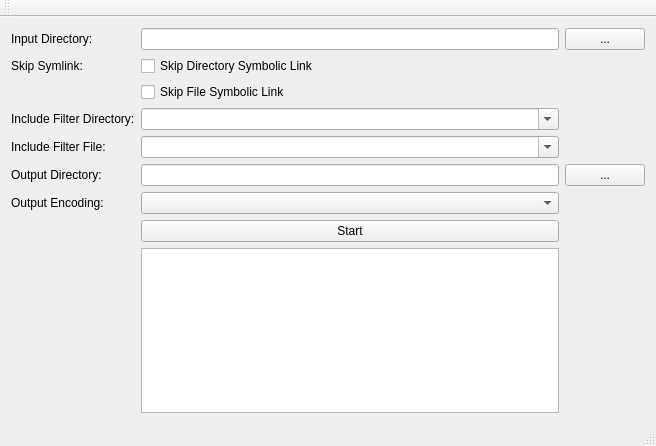
<?xml version="1.0" encoding="UTF-8"?>
<ui version="4.0">
 <class>MainWindow</class>
 <widget class="QMainWindow" name="MainWindow">
  <property name="geometry">
   <rect>
    <x>0</x>
    <y>0</y>
    <width>656</width>
    <height>446</height>
   </rect>
  </property>
  <property name="sizePolicy">
   <sizepolicy hsizetype="Fixed" vsizetype="Preferred">
    <horstretch>0</horstretch>
    <verstretch>0</verstretch>
   </sizepolicy>
  </property>
  <property name="windowTitle">
   <string>MainWindow</string>
  </property>
  <widget class="QWidget" name="centralWidget">
   <layout class="QGridLayout" name="gridLayout">
    <item row="7" column="1">
     <widget class="QPushButton" name="btnStart">
      <property name="text">
       <string>Start</string>
      </property>
     </widget>
    </item>
    <item row="6" column="0">
     <widget class="QLabel" name="lblEncoding">
      <property name="text">
       <string>Output Encoding:</string>
      </property>
      <property name="buddy">
       <cstring>cmbEncoding</cstring>
      </property>
     </widget>
    </item>
    <item row="8" column="1">
     <widget class="QPlainTextEdit" name="editLog"/>
    </item>
    <item row="6" column="1">
     <widget class="QComboBox" name="cmbEncoding"/>
    </item>
    <item row="5" column="2">
     <widget class="QPushButton" name="btnBrowseOutput">
      <property name="text">
       <string>...</string>
      </property>
     </widget>
    </item>
    <item row="5" column="0">
     <widget class="QLabel" name="lblOutput">
      <property name="text">
       <string>Output Directory:</string>
      </property>
      <property name="buddy">
       <cstring>lineOutput</cstring>
      </property>
     </widget>
    </item>
    <item row="5" column="1">
     <widget class="QLineEdit" name="lineOutput"/>
    </item>
    <item row="3" column="0">
     <widget class="QLabel" name="label_2">
      <property name="text">
       <string>Include Filter Directory:</string>
      </property>
      <property name="buddy">
       <cstring>comboBox</cstring>
      </property>
     </widget>
    </item>
    <item row="1" column="0">
     <widget class="QLabel" name="label">
      <property name="text">
       <string>Skip Symlink:</string>
      </property>
      <property name="buddy">
       <cstring>checkBox_2</cstring>
      </property>
     </widget>
    </item>
    <item row="1" column="1">
     <widget class="QCheckBox" name="checkBox_2">
      <property name="text">
       <string>Skip Directory Symbolic Link</string>
      </property>
     </widget>
    </item>
    <item row="2" column="1">
     <widget class="QCheckBox" name="checkBox">
      <property name="text">
       <string>Skip File Symbolic Link</string>
      </property>
     </widget>
    </item>
    <item row="3" column="1">
     <widget class="QComboBox" name="comboBox">
      <property name="editable">
       <bool>true</bool>
      </property>
     </widget>
    </item>
    <item row="0" column="0">
     <widget class="QLabel" name="lblInput">
      <property name="text">
       <string>Input Directory:</string>
      </property>
      <property name="buddy">
       <cstring>lineInput</cstring>
      </property>
     </widget>
    </item>
    <item row="0" column="1">
     <widget class="QLineEdit" name="lineInput"/>
    </item>
    <item row="0" column="2">
     <widget class="QPushButton" name="btnBrowseInput">
      <property name="sizePolicy">
       <sizepolicy hsizetype="Preferred" vsizetype="Preferred">
        <horstretch>0</horstretch>
        <verstretch>0</verstretch>
       </sizepolicy>
      </property>
      <property name="text">
       <string>...</string>
      </property>
      <property name="autoDefault">
       <bool>false</bool>
      </property>
      <property name="flat">
       <bool>false</bool>
      </property>
     </widget>
    </item>
    <item row="4" column="1">
     <widget class="QComboBox" name="comboBox_2">
      <property name="editable">
       <bool>true</bool>
      </property>
     </widget>
    </item>
    <item row="4" column="0">
     <widget class="QLabel" name="label_3">
      <property name="text">
       <string>Include Filter File:</string>
      </property>
      <property name="buddy">
       <cstring>comboBox_2</cstring>
      </property>
     </widget>
    </item>
   </layout>
  </widget>
  <widget class="QMenuBar" name="menuBar">
   <property name="geometry">
    <rect>
     <x>0</x>
     <y>0</y>
     <width>656</width>
     <height>18</height>
    </rect>
   </property>
  </widget>
  <widget class="QToolBar" name="mainToolBar">
   <attribute name="toolBarArea">
    <enum>TopToolBarArea</enum>
   </attribute>
   <attribute name="toolBarBreak">
    <bool>false</bool>
   </attribute>
  </widget>
  <widget class="QStatusBar" name="statusBar"/>
 </widget>
 <layoutdefault spacing="6" margin="11"/>
 <resources/>
 <connections/>
</ui>
